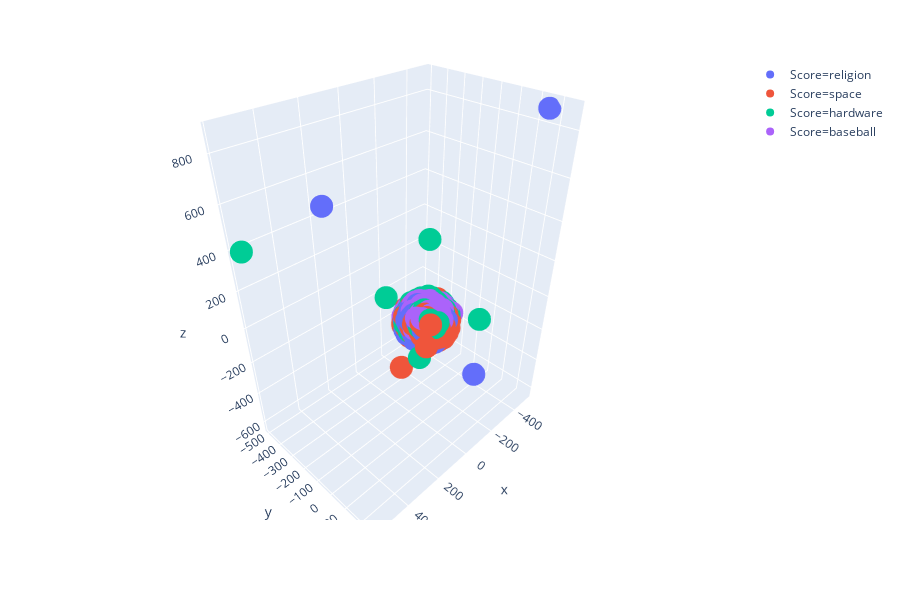

Write notebook code for a chart like this one.
### Code cell
fig = px.scatter_3d(df, x="x", y="y", z="z",color="Score")
fig.show()

### Figure 1 — Plotly figure (JSON) as saved in the notebook; plotly's stock layout.template omitted (floating-point values rounded to 4 significant figures; data arrays with more than 128 entries replaced by an {"elided": "..."} marker saying what was removed)
{"data": [{"hoverlabel": {"namelength": 0}, "hovertemplate": "Score=religion<br>x=%{x}<br>y=%{y}<br>z=%{z}", "legendgroup": "Score=religion", "marker": {"color": "#636efa", "symbol": "circle"}, "mode": "markers", "name": "Score=religion", "scene": "scene", "showlegend": true, "type": "scatter3d", "x": {"elided": "530 float values"}, "y": {"elided": "530 float values"}, "z": {"elided": "530 float values"}}, {"hoverlabel": {"namelength": 0}, "hovertemplate": "Score=space<br>x=%{x}<br>y=%{y}<br>z=%{z}", "legendgroup": "Score=space", "marker": {"color": "#EF553B", "symbol": "circle"}, "mode": "markers", "name": "Score=space", "scene": "scene", "showlegend": true, "type": "scatter3d", "x": {"elided": "661 float values"}, "y": {"elided": "661 float values"}, "z": {"elided": "661 float values"}}, {"hoverlabel": {"namelength": 0}, "hovertemplate": "Score=hardware<br>x=%{x}<br>y=%{y}<br>z=%{z}", "legendgroup": "Score=hardware", "marker": {"color": "#00cc96", "symbol": "circle"}, "mode": "markers", "name": "Score=hardware", "scene": "scene", "showlegend": true, "type": "scatter3d", "x": {"elided": "597 float values"}, "y": {"elided": "597 float values"}, "z": {"elided": "597 float values"}}, {"hoverlabel": {"namelength": 0}, "hovertemplate": "Score=baseball<br>x=%{x}<br>y=%{y}<br>z=%{z}", "legendgroup": "Score=baseball", "marker": {"color": "#ab63fa", "symbol": "circle"}, "mode": "markers", "name": "Score=baseball", "scene": "scene", "showlegend": true, "type": "scatter3d", "x": {"elided": "369 float values"}, "y": {"elided": "369 float values"}, "z": {"elided": "369 float values"}}], "layout": {"height": 600, "legend": {"tracegroupgap": 0}, "margin": {"t": 60}, "scene": {"domain": {"x": [0, 0.98], "y": [0, 1]}, "xaxis": {"title": {"text": "x"}}, "yaxis": {"title": {"text": "y"}}, "zaxis": {"title": {"text": "z"}}}}}
